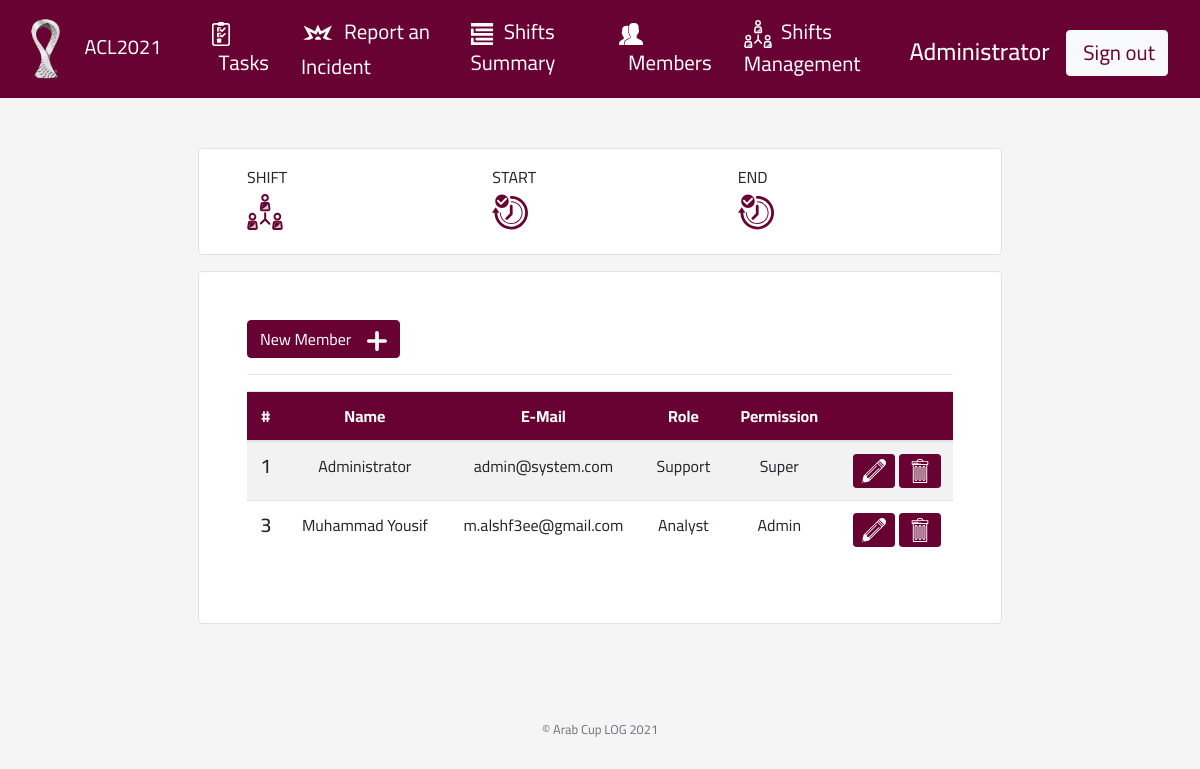
Page /members (signed in) on the committed database.
### tables this page shows
CREATE TABLE "members"
(
    id         INTEGER      not null
        primary key autoincrement,
    name       varchar(128) not null,
    email      varchar(128) not null,
    phone      varchar(16)  not null,
    role       varchar(16) default 'Analyst' not null,
    permission varchar(8)  default 'member' not null
, hash varchar(256));

### app.py (the view)
@app.route('/members', methods=["GET", "POST"])
@login_required
def members():
    if request.method == 'POST':
        if request.form.get('action') == 'add':
            return render_template('members/edit.html')
        if request.form.get('action') == 'edit':
            member_id = request.form.get('id')
            result = db.execute("select * from members where id=?", member_id)
            if result:
                return render_template('members/edit.html', member=result[0])
            else:
                flash("Not Found")
                return redirect('/members')
        if request.form.get('action') == 'save':
            member_id = request.form.get('id')
            name = request.form.get('name')
            email = request.form.get('email')
            phone = request.form.get('phone')
            permission = request.form.get('permission')
            role = request.form.get('role')
            if not name or not email or not phone or not permission or not role:
                flash("All member fields are required!", "danger")
                return redirect('/members')
            if member_id:
                sql = 'UPDATE members SET name=?, email=?, phone=?, permission=?, role=? WHERE id=?'
                result = db.execute(sql, name, email, phone, permission, role, member_id)
            else:
                sql = 'INSERT INTO members (name, email, phone, permission, role) VALUES (?, ?, ?, ?, ?)'
                result = db.execute(sql, name, email, phone, permission, role)
            if result:
                flash("Saved successful1!", "success")
            else:
                flash("Failed!", 'danger')
            return redirect('/members')
        if request.form.get('action') == 'delete':
            member_id = request.form.get('id')
            if member_id:
                if int(member_id) == session.get('member_id'):
                    flash("Member can't delete his account!", "info")
                else:
                    member = db.execute("DELETE FROM members WHERE id=?", member_id)
                    if member:
                        flash("Member has been deleted!", "success")
                    else:
                        flash("Something went wrong!", "error")
                return redirect('/members')
            else:
                return apology('Unauthorized access', 403)
    else:
        result = db.execute("SELECT * FROM members")
        return render_template('members/view.html', members=result)

### app.py (called while the page is built)
@app.after_request
def after_request(response):
    response.headers["Cache-Control"] = "no-cache, no-store, must-revalidate"
    response.headers["Expires"] = 0
    response.headers["Pragma"] = "no-cache"
    return response

### helpers.py (called while the page is built)
def login_required(f):
    @wraps(f)
    def decorated_function(*args, **kwargs):
        if session.get("member_id") is None:
            return redirect("/login")
        return f(*args, **kwargs)
    return decorated_function

### templates/members/view.html (shortened to what this page needs)
{% extends "layout.html" %}
{% block main %}
  <div class="p-5 border rounded bg-white">
    {% if session.permission in ['Super','Admin'] %}
      <form action="" method="post">
        <button name="action" value="add" class="btn btn-primary">
          New Member &numsp; <img src="/static/images/plus.svg" width="20" class="text-white" alt="add new member">
        </button>
      </form>
      <hr>
    {% endif %}
    <table class="table table-striped table-hover">
      <thead>
      <tr class="text-center text-white bg-qatar">
        <th>#</th>
        <th>Name</th>
        <th>E-Mail</th>
        <th>Role</th>
        <th>Permission</th>
        <th></th>
      </tr>
      </thead>
      {% for member in members %}
        <tr class="text-center">
          <td class="h5">{{ member['id'] }}</td>
          <td>{{ member['name'] }}</td>
          <td>{{ member['email'] }}</td>
          <td>{{ member['role'] }}</td>
          <td>{{ member['permission'] }}</td>
          <td class="text-right">
            {% if session.permission =='Super' %}
              <form class="d-inline-block" action="" method="post">
                <button name="action" value="edit" class="btn btn-primary btn-sm">
                  <img src="/static/images/edit.svg" width="24" alt="">
                </button>
              </form>
            {% endif %}
            {% if session.permission == 'Super' %}
              <form class="d-inline-block" action="" method="post">
                <button name="action" value="delete" class="btn btn-primary btn-sm">
                  <img src="/static/images/trash.svg" width="24" alt="">
                </button>
              </form>
            {% endif %}
          </td>
        </tr>
      {% endfor %}
    </table>
  </div>
{% endblock %}

### templates/layout.html (shortened to what this page needs)
<!DOCTYPE html>
<html lang="en">
<head>
  <link href="/static/css/bootstrap.min.css" rel="stylesheet"/>
  <link href="/static/css/style.css" rel="stylesheet"/>
</head>
<body>
<header class="container">
  <nav class="navbar navbar-expand-md navbar-dark fixed-top bg-qatar">
    <a class="navbar-brand" href="#" title="Arab Cup 2021">
      <img src="/static/images/cup-log.png" height="64" alt="Arab Cup Log">
      ACL2021
    </a>
    <div class="collapse navbar-collapse " id="navbarCollapse">
      {% if session.member_id %}
        <ul class="mr-auto navbar-nav">
          <li class="nav-item active">
            <a class="nav-link" href="/">
              <img src="/static/images/task-list.svg" width="24" alt="">&nbsp;&nbsp;Tasks
            </a>
          </li>
          <li class="nav-item active">
            <a class="nav-link" href="{{ url_for('incidents') }}">
              <img src="/static/images/hazard.svg" width="34" alt="Incidents">&nbsp;&nbsp;Report an Incident
            </a>
          </li>
          <li class="nav-item active">
            <a class="nav-link" href="{{ url_for('summaries') }}">
              <img src="/static/images/summary.svg" width="24" alt="Summary">&nbsp;&nbsp;Shifts Summary
            </a>
          </li>
          <li class="nav-item active">
            <a class="nav-link" href="{{ url_for('members') }}">
              <img src="/static/images/users.svg" width="24" alt="Members">&nbsp;&nbsp;Members
            </a>
          </li>
          <li class="nav-item active">
            <a class="nav-link" href="{{ url_for('shifts') }}">
              <img src="/static/images/shift.svg" width="28" alt="Shifts">&nbsp;&nbsp;Shifts Management
            </a>
          </li>
        </ul>
        <ul class="navbar-nav ml-auto mt-2">
          <li class="nav-item active pt-2">
            <h4 class="text-white mb-0">{{ session.name }}</h4>
          </li>
          <li class="nav-item">
            <a class="btn btn-light text-qatar" href="{{ url_for('logout') }}"
               onclick="return confirm('Are you sure, you want to logout?')">
              &nbsp;Sign out
            </a>
          </li>
        </ul>
      {% else %}
        <ul class="navbar-nav ml-auto mt-2">
          <li class="nav-item"><a class="nav-link" href="{{ url_for('register') }}">Register</a></li>
          <li class="nav-item"><a class="nav-link" href="{{ url_for('login') }}">Log In</a></li>
        </ul>
      {% endif %}
    </div>
  </nav>
</header>
<main class="container-fluid p-5 mx-auto w-75 ">
  {% if session.shift %}
    {% include 'common/shift_details.html' %}
  {% endif %}
  {% block main %}{% endblock %}
</main>
<footer class="small text-center text-muted">
  <p class="mt-5 mb-3 text-center text-muted">&copy; Arab Cup LOG 2021</p>
</footer>
</body>
</html>

### static/css/style.css (style rules this page uses)
:root { --input-padding-x: .75rem; --input-padding-y: .75rem; }
* { font-family: 'Cairo', sans-serif; }
a { color: #680233; }
html, body { height: 100%; }
body { padding-top: 100px; background-color: #f5f5f5; }
li.nav-item { padding-right: 1rem; }
li.nav-item > a { font-size: 1.3rem; }
.bg-qatar { background-color: #680233; }
.text-qatar { color: #680233; }
.btn-primary { color: #fff; background-color: #680233; border-color: #680233; }

### rows in the picture
members: name "Administrator", id "1", email "admin@system.com", role "Support", permission "Super"
members: id "3", name "Muhammad Yousif", email "m.alshf3ee@gmail.com", role "Analyst", permission "Admin"
